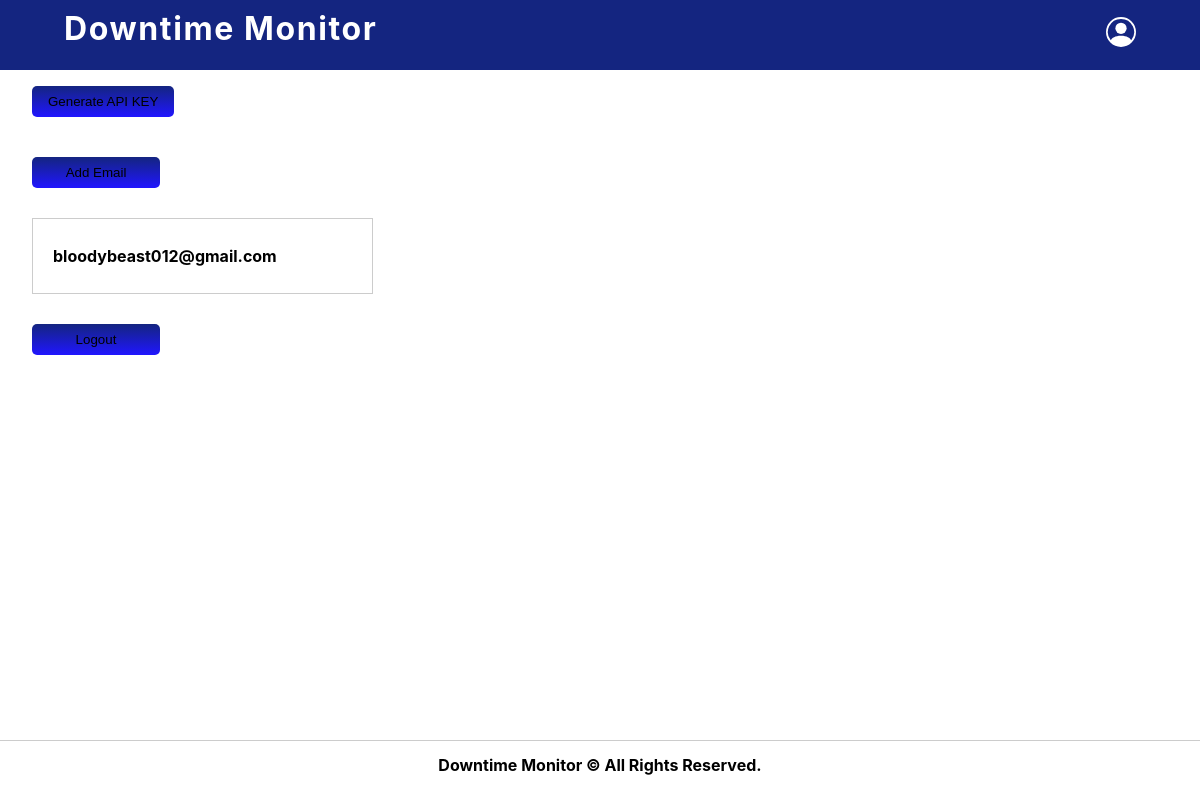
The page /profile/ (signed in) on the database as committed earlier.
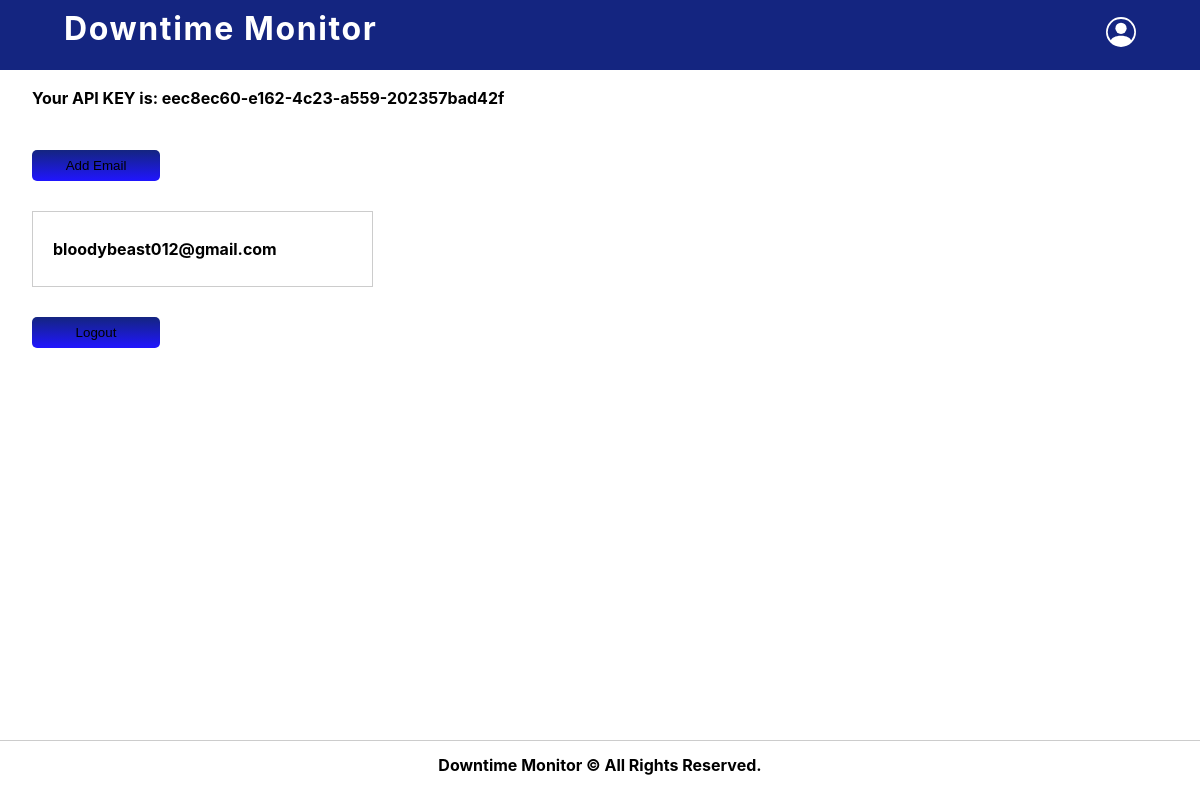
The same page on the database as committed later.
### api/models.py (models this page shows)
class APIKey(models.Model):
    user = models.OneToOneField(User, on_delete=models.CASCADE, primary_key=True)
    key = models.CharField(max_length=60, null=False)

### users/views.py (the view)
# urls.py: path('profile/', profile_view, name='profile_view'),
def profile_view(request):
    notification_group = NotificationGroup.objects.filter(user=request.user)\
        .first()
    emails = None
    if notification_group:
        emails = notification_group.emails
        emails = emails.split(',')
    try:
        api_key = request.user.apikey.key
    except Exception:
        api_key = None
    context = {
        'emails': emails,
        'api_key': api_key
    }
    return render(request, 'users/profile.html', context)

### users/templates/users/profile.html (shortened to what this page needs)
{% extends 'monitoring/main.html' %}
{% block content %}
    <div class="api-key">
        {% if api_key %}
            <span class="key">Your API KEY is: {{ api_key }} </span>
        {% else %}
            <button class="api-btn">Generate API KEY</button>
        {% endif %}
    </div>
    <div>
        <button class="email-btn">Add Email</button>
        <div class="notification-group">
            {% if emails %}
                {% for email in emails %}
                    <div class="email">
                        {{ email }}
                    </div>
                {% endfor %}
            {% else %}
                <span class="no-email">Your emails will appear here</span>
            {% endif %}
        </div>
    </div>
    <a href="/accounts/logout"><button class="logout-btn">Logout</button></a>
{% endblock %}

Rows that differ between the two databases and show on the page:
added APIKey: key "eec8ec60-e162-4c23-a559-202357bad42f"
Other text that changed with them:
text no longer shown: "Generate API KEY"
text now shown: "Your API KEY is:"
